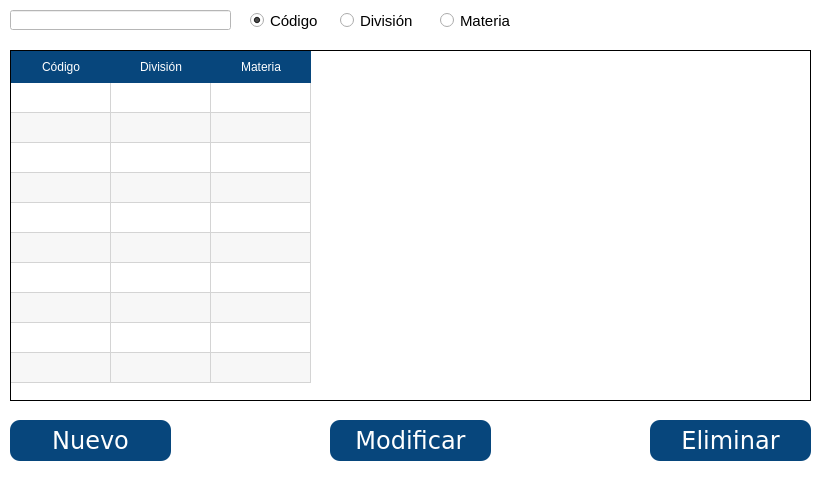
<?xml version="1.0" encoding="UTF-8"?>
<ui version="4.0">
 <class>Dialog</class>
 <widget class="QDialog" name="Dialog">
  <property name="windowModality">
   <enum>Qt::WindowModal</enum>
  </property>
  <property name="geometry">
   <rect>
    <x>0</x>
    <y>0</y>
    <width>830</width>
    <height>480</height>
   </rect>
  </property>
  <property name="minimumSize">
   <size>
    <width>830</width>
    <height>480</height>
   </size>
  </property>
  <property name="maximumSize">
   <size>
    <width>830</width>
    <height>480</height>
   </size>
  </property>
  <property name="windowTitle">
   <string>Divisiones</string>
  </property>
  <property name="styleSheet">
   <string notr="true">background-color: rgb(255, 255, 255);</string>
  </property>
  <property name="modal">
   <bool>true</bool>
  </property>
  <widget class="QRadioButton" name="radioButton_materia">
   <property name="geometry">
    <rect>
     <x>440</x>
     <y>10</y>
     <width>82</width>
     <height>21</height>
    </rect>
   </property>
   <property name="font">
    <font>
     <family>Tahoma</family>
     <pointsize>11</pointsize>
    </font>
   </property>
   <property name="text">
    <string>Materia</string>
   </property>
  </widget>
  <widget class="QPushButton" name="bt_nuevo">
   <property name="geometry">
    <rect>
     <x>10</x>
     <y>420</y>
     <width>161</width>
     <height>41</height>
    </rect>
   </property>
   <property name="font">
    <font>
     <family>Verdana</family>
     <pointsize>18</pointsize>
     <weight>50</weight>
     <italic>false</italic>
     <bold>false</bold>
    </font>
   </property>
   <property name="focusPolicy">
    <enum>Qt::NoFocus</enum>
   </property>
   <property name="styleSheet">
    <string notr="true">background-color: rgb(7, 70, 124);
font: 18pt &quot;Verdana&quot;;
border-radius: 10px;
color: rgb(255, 255, 255);</string>
   </property>
   <property name="text">
    <string>Nuevo</string>
   </property>
   <property name="autoDefault">
    <bool>false</bool>
   </property>
   <property name="default">
    <bool>false</bool>
   </property>
   <property name="flat">
    <bool>false</bool>
   </property>
  </widget>
  <widget class="QTableWidget" name="tableWidget">
   <property name="geometry">
    <rect>
     <x>10</x>
     <y>50</y>
     <width>801</width>
     <height>351</height>
    </rect>
   </property>
   <property name="font">
    <font>
     <family>Verdana</family>
     <pointsize>11</pointsize>
     <weight>50</weight>
     <italic>false</italic>
     <bold>false</bold>
    </font>
   </property>
   <property name="focusPolicy">
    <enum>Qt::StrongFocus</enum>
   </property>
   <property name="styleSheet">
    <string notr="true">QHeaderView::section {
    background-color:  rgb(7, 70, 124);
	color: rgb(255, 255, 255);
	font: 12pt &quot;Verdana&quot;;
    border: 0px solid #ff0000;
    height: 32px;
}

QTableWidget {
	font: 11pt &quot;Verdana&quot;;
    border: 1px solid;
}

QTableWidget::item{
    selection-background-color: rgb(7, 70, 124);
	selection-color: rgb(255, 255, 255);
}
</string>
   </property>
   <property name="autoScroll">
    <bool>true</bool>
   </property>
   <property name="editTriggers">
    <set>QAbstractItemView::NoEditTriggers</set>
   </property>
   <property name="tabKeyNavigation">
    <bool>false</bool>
   </property>
   <property name="showDropIndicator" stdset="0">
    <bool>true</bool>
   </property>
   <property name="dragEnabled">
    <bool>false</bool>
   </property>
   <property name="dragDropOverwriteMode">
    <bool>true</bool>
   </property>
   <property name="alternatingRowColors">
    <bool>true</bool>
   </property>
   <property name="selectionMode">
    <enum>QAbstractItemView::SingleSelection</enum>
   </property>
   <property name="selectionBehavior">
    <enum>QAbstractItemView::SelectRows</enum>
   </property>
   <property name="textElideMode">
    <enum>Qt::ElideRight</enum>
   </property>
   <property name="showGrid">
    <bool>true</bool>
   </property>
   <property name="gridStyle">
    <enum>Qt::SolidLine</enum>
   </property>
   <property name="wordWrap">
    <bool>true</bool>
   </property>
   <property name="cornerButtonEnabled">
    <bool>true</bool>
   </property>
   <property name="rowCount">
    <number>10</number>
   </property>
   <property name="columnCount">
    <number>3</number>
   </property>
   <attribute name="horizontalHeaderVisible">
    <bool>true</bool>
   </attribute>
   <attribute name="horizontalHeaderCascadingSectionResizes">
    <bool>false</bool>
   </attribute>
   <attribute name="horizontalHeaderHighlightSections">
    <bool>false</bool>
   </attribute>
   <attribute name="horizontalHeaderShowSortIndicator" stdset="0">
    <bool>false</bool>
   </attribute>
   <attribute name="horizontalHeaderStretchLastSection">
    <bool>false</bool>
   </attribute>
   <attribute name="verticalHeaderVisible">
    <bool>false</bool>
   </attribute>
   <attribute name="verticalHeaderHighlightSections">
    <bool>true</bool>
   </attribute>
   <row/>
   <row/>
   <row/>
   <row/>
   <row/>
   <row/>
   <row/>
   <row/>
   <row/>
   <row/>
   <column>
    <property name="text">
     <string>Código</string>
    </property>
   </column>
   <column>
    <property name="text">
     <string>División</string>
    </property>
   </column>
   <column>
    <property name="text">
     <string>Materia</string>
    </property>
   </column>
  </widget>
  <widget class="QRadioButton" name="radioButton_division">
   <property name="geometry">
    <rect>
     <x>340</x>
     <y>10</y>
     <width>82</width>
     <height>21</height>
    </rect>
   </property>
   <property name="font">
    <font>
     <family>Tahoma</family>
     <pointsize>11</pointsize>
    </font>
   </property>
   <property name="text">
    <string>División</string>
   </property>
  </widget>
  <widget class="QRadioButton" name="radioButton_codigo">
   <property name="geometry">
    <rect>
     <x>250</x>
     <y>10</y>
     <width>71</width>
     <height>21</height>
    </rect>
   </property>
   <property name="font">
    <font>
     <family>Tahoma</family>
     <pointsize>11</pointsize>
    </font>
   </property>
   <property name="text">
    <string>Código</string>
   </property>
   <property name="checked">
    <bool>true</bool>
   </property>
  </widget>
  <widget class="QLineEdit" name="tx_buscar">
   <property name="geometry">
    <rect>
     <x>10</x>
     <y>10</y>
     <width>221</width>
     <height>20</height>
    </rect>
   </property>
   <property name="font">
    <font>
     <family>Tahoma</family>
     <pointsize>11</pointsize>
    </font>
   </property>
  </widget>
  <widget class="QPushButton" name="bt_modificar">
   <property name="geometry">
    <rect>
     <x>330</x>
     <y>420</y>
     <width>161</width>
     <height>41</height>
    </rect>
   </property>
   <property name="font">
    <font>
     <family>Verdana</family>
     <pointsize>18</pointsize>
     <weight>50</weight>
     <italic>false</italic>
     <bold>false</bold>
    </font>
   </property>
   <property name="focusPolicy">
    <enum>Qt::NoFocus</enum>
   </property>
   <property name="styleSheet">
    <string notr="true">background-color: rgb(7, 70, 124);
font: 18pt &quot;Verdana&quot;;
border-radius: 10px;
color: rgb(255, 255, 255);</string>
   </property>
   <property name="text">
    <string>Modificar</string>
   </property>
   <property name="autoDefault">
    <bool>false</bool>
   </property>
   <property name="default">
    <bool>false</bool>
   </property>
   <property name="flat">
    <bool>false</bool>
   </property>
  </widget>
  <widget class="QPushButton" name="bt_eliminar">
   <property name="geometry">
    <rect>
     <x>650</x>
     <y>420</y>
     <width>161</width>
     <height>41</height>
    </rect>
   </property>
   <property name="font">
    <font>
     <family>Verdana</family>
     <pointsize>18</pointsize>
     <weight>50</weight>
     <italic>false</italic>
     <bold>false</bold>
    </font>
   </property>
   <property name="focusPolicy">
    <enum>Qt::NoFocus</enum>
   </property>
   <property name="styleSheet">
    <string notr="true">background-color: rgb(7, 70, 124);
font: 18pt &quot;Verdana&quot;;
border-radius: 10px;
color: rgb(255, 255, 255);</string>
   </property>
   <property name="text">
    <string>Eliminar</string>
   </property>
   <property name="autoDefault">
    <bool>false</bool>
   </property>
   <property name="default">
    <bool>false</bool>
   </property>
   <property name="flat">
    <bool>false</bool>
   </property>
  </widget>
 </widget>
 <tabstops>
  <tabstop>tx_buscar</tabstop>
  <tabstop>radioButton_codigo</tabstop>
  <tabstop>radioButton_division</tabstop>
  <tabstop>radioButton_materia</tabstop>
  <tabstop>tableWidget</tabstop>
 </tabstops>
 <resources/>
 <connections/>
</ui>
